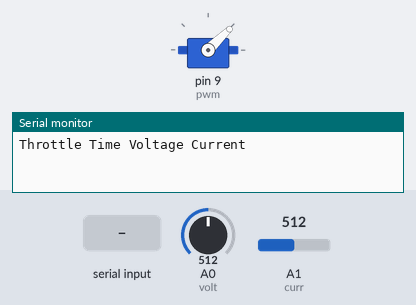
The sketch below on a simulated Arduino Uno, built with avr-gcc and run on an emulated ATmega328P. Shown: servo, the last lines printed to the serial monitor. The test bench sets the inputs (shaded band); at power-on: A0 (volt) = 512, A1 (curr) = 512.

Above: at 3.2 s.
3.3 s: "1" received over Serial
At 4.5 s:
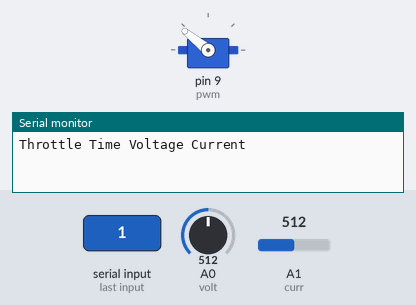
6.3 s: "0" received over Serial
At 7.4 s:
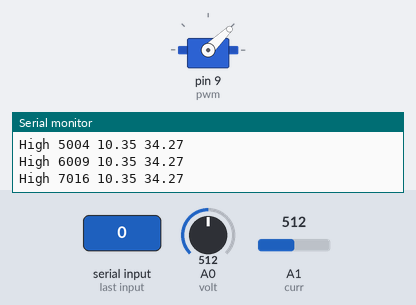
8.5 s: "2" received over Serial
At 10.2 s:
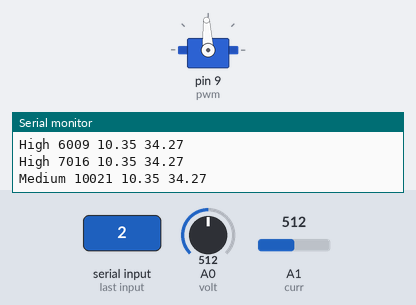
Timing chart, 0 to 11.7 s (numbered marks = the images above; inputs shaded):
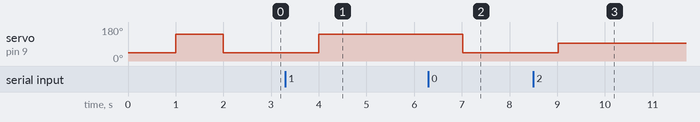

Measured:
- after the input at 3.3 s, servo on pin 9 (pwm): 44° → 141° after 0.70 s
- after the input at 6.3 s, servo on pin 9 (pwm): 141° → 44° after 0.72 s
- after the input at 8.5 s, servo on pin 9 (pwm): 44° → 93° after 0.52 s

The sketch:

HelloVoltageAndCurrent.ino
```cpp
/* This sketch measures the current and voltage across a motor. The
 * code uses conversion factors for the Attopilot 45A. If you wish
 * to use a different current and voltage sensor, you will need to
 * change the conversion factors.
 */

const int reads = 15;
const int volt = 0; //Connect volt pin on Attopilot to pin 0
const int curr = 1; //Connect current pin on Attopilot to pin 1
const int pwm = 9; //Connect signal pin on ESC to PWM pin 9
boolean running = false; //Can change this variable name; refers to if the motor is spinning
boolean high = false; //Condition to see if motor is on high throttle
boolean med = false; //Condition to see if motor is on medium throttle
#include <Servo.h> //Need this library to have the Arduino control throttle
#include <Wire.h>
Servo servo1; //Initialize a new Servo object

void setup(){
  pinMode(volt,INPUT);
  pinMode(curr,INPUT);
  Serial.begin(9600);
  Serial.println("Throttle Time Voltage Current");
  Wire.begin();
  /* These next lines establish communication between the ESC and
   * the Arduino. It also calibrates the throttle, which ranges from
   * 1000 (idle) to 2000 (max throttle). No need to change these lines.
   */
  servo1.attach(pwm);
  servo1.write(1000);
  delay(1000);
  servo1.write(2000);
  delay(1000);
  servo1.write(1000);
}

void loop(){
  //Only measure and print if the motor is running
  if (running){
    //Perform the reads and the math
    float voltage = 0.0;
    float current = 0.0;
    for (int j = 0; j < reads; j++){
      int v = analogRead(volt);
      int i = analogRead(curr);

      //You need to change these conversion factors for different sensors
      voltage += v / 49.45; //Equal to v * 5000 / 1024.0 / 242.3
      current += i / 14.94; //Equal to i * 5000 / 1024.0 / 73.2
    }
    //Find the averages and print them to the serial monitor
    if (high){
      Serial.print("High ");
    }
    if (med){
      Serial.print("Medium ");
    }
    Serial.print(millis());
    Serial.print(" ");
    Serial.print(voltage/reads);
    Serial.print(" ");
    Serial.println(current/reads);
  }
  //Check if Python tells Arduino to start/stop
  if (Serial.available() > 0){
    //If motor is on and byte is received, turn motor off
    if (running == true){
      int inbyte = int(Serial.read());
      if (inbyte > 0){
        running = false;
        servo1.write(1000);
      }
    }
  }
  if (Serial.available() > 0){
    if (running == false){
      //If motor is off and byte is received, turn motor on
      int inbyte2 = int(Serial.read());
      if (inbyte2 > 0){
        running = true;
        //If it was medium last time, turn on high throttle
        if (high == false){
          servo1.write(2000);
          high = true;
          med = false;
        }
        //If it was high last time, turn on medium throttle
        else{
          servo1.write(1500);
          high = false;
          med = true;
        }
      }
    }
  }
  delay(1000);
}
```
